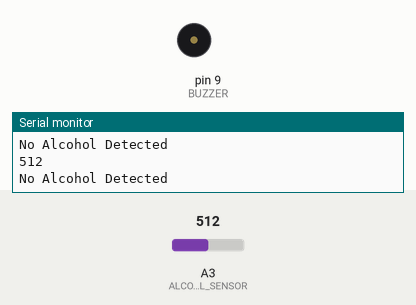
Bench run of a sketch on a simulated Arduino Uno, built with avr-gcc and run on an emulated ATmega328P. On the bench: buzzer (waves = sounding, pin HIGH), the last lines printed to the serial monitor. The test bench sets the inputs (shaded band); at power-on: A3 (ALCOHOL_SENSOR) = 512.

Above: at 1.3 s.
1.4 s: A3 (ALCOHOL_SENSOR) set to 307
2.9 s: A3 (ALCOHOL_SENSOR) set to 285
At 4.2 s:
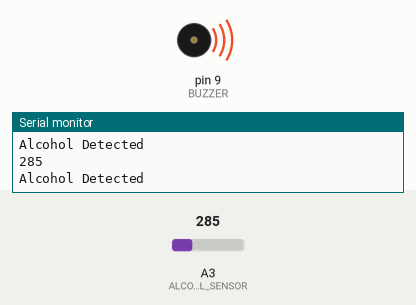
4.5 s: A3 (ALCOHOL_SENSOR) set to 306
At 5.4 s:
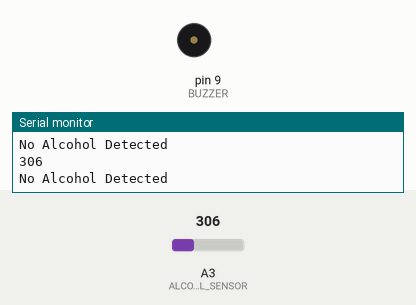
6.0 s: A3 (ALCOHOL_SENSOR) set to 290
At 6.6 s:
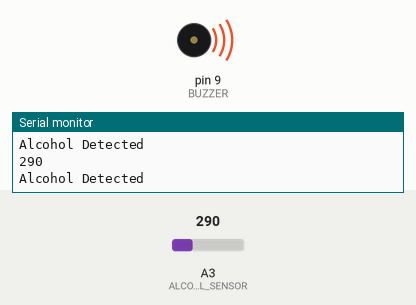
Timing chart, 0 to 8.5 s (numbered marks = the images above; inputs shaded):
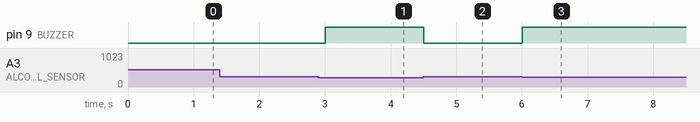

Measured:
- the behaviour switches between 300 and 299 on A3 (ALCOHOL_SENSOR) (found by bisection; images 0 and 1)
- after the input at 2.9 s, pin 9 (BUZZER): LOW → HIGH after 0.10 s
- after the input at 4.5 s, pin 9 (BUZZER): HIGH → LOW at once
- after the input at 6.0 s, pin 9 (BUZZER): LOW → HIGH at once

The sketch:

LAB6.ino
```cpp
const int BUZZER=9;

const int ALCOHOL_SENSOR=3;
int value;
void setup() {
  Serial.begin(9600);
  pinMode(BUZZER,OUTPUT);
  pinMode(ALCOHOL_SENSOR,INPUT);
}

void loop() {
  value=analogRead(ALCOHOL_SENSOR);
  Serial.println(value);
  if (value<300){
    Serial.println("Alcohol Detected");
    digitalWrite(BUZZER,HIGH);
    delay(500);
  }
  else{
    Serial.println("No Alcohol Detected");
    digitalWrite(BUZZER,LOW);
    delay(500);
  }
}
```
